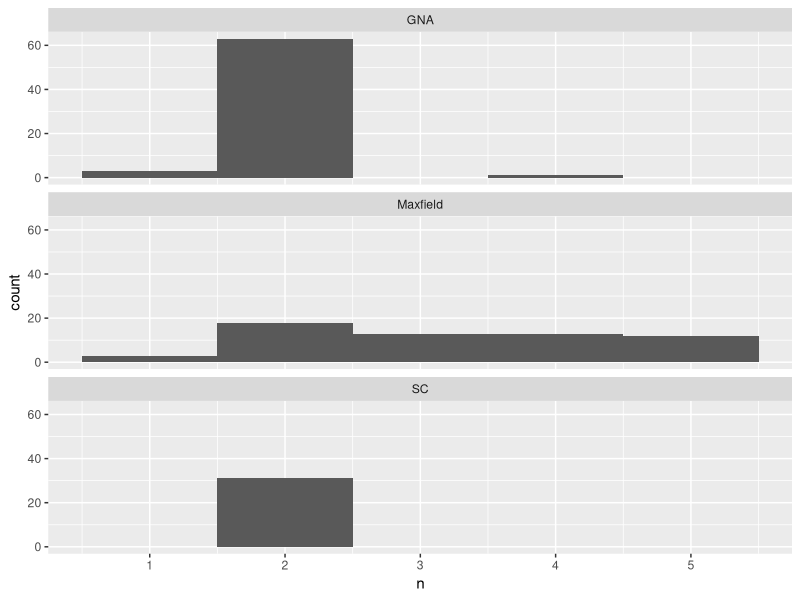
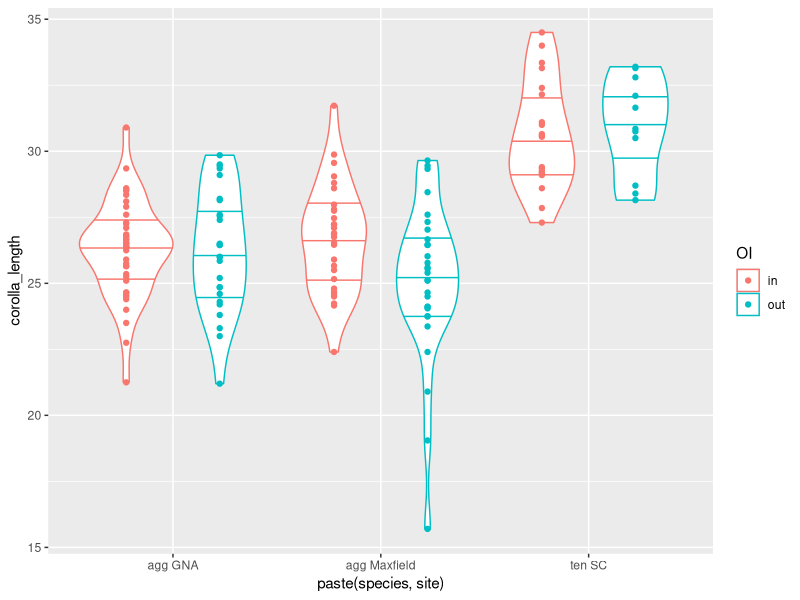

The R source for these figures, in order:
## ---- chunk 1
library(tidyverse)
library(lubridate)
library(knitr)
knitr::opts_chunk$set(comment="", cache=T, warning=F, message=F, 
                      fig.path = "plots-traits/", dev="svglite", dev.args=list(fix_text_size=FALSE), fig.height=8, fig.width=8)
## ---- chunk 2
census.maxf <- read_csv("data/traits/2021 Maxfield Rosettes - 2021OTCs.csv") %>% 
  mutate(across(c(plant, plot), as.character)) %>% 
  rename(OI = temp) %>% mutate(OI=fct_recode(OI, "out"="control", "in"="OTC"))

morph <- bind_rows(GNA=read_csv("data/traits/GNA floral traits - 2021.csv", na="."),
                SC=read_csv("data/traits/Spring Creek floral traits - 2021.csv", na="."), .id="site") %>% 
  rename(plantid = plant, OI = location, plotid=OTC) %>% 
  bind_rows(read_csv("data/traits/2021 Maxfield Floral Traits - Morphology21.csv") %>% 
              mutate(plant = as.character(plant), site="Maxfield") %>% 
              left_join(census.maxf) %>% drop_na(plot)) %>% 
  mutate(species = if_else(site=="SC", "ten", "agg"))

nectar <- read_csv("data/traits/2021 Maxfield Floral Traits - Nectar21.csv") %>% 
  mutate(across(c(plant), as.character)) %>% 
  left_join(census.maxf) %>% 
  mutate(nectar_volume=nectar_48_h_mm*5/32,
         nectar_sugar=nectar_volume*nectar_conc,
         plantid=paste0(plotid,plant))

ph21.raw <- read_csv("data/traits/2021 Maxfield Phenology - 2021.csv")%>% 
  mutate(plot = as.character(plot), 
         plotid = paste0(plot, subplot),
         plantid = paste0(plotid, plant),
         plant = as.character(plant),
         julian = yday(date),
         year="2021",
         height_cm=as.integer(as.character(height_cm)),
         open = rowSums(select(., starts_with("open")), na.rm=T),
         buds = rowSums(select(., starts_with("buds")), na.rm=T),
         eggs = rowSums(select(., starts_with("eggs")), na.rm=T)) %>% 
  left_join(census.maxf) %>% 
  mutate_if(is.character, as.factor) 

#take means for each plant
morph.mean <- morph %>% drop_na(corolla_length) %>% 
  group_by(species, site, OI, plotid, plantid) %>%
  summarize(across(c(corolla_length, corolla_width), mean, na.rm=T),
            n = n())
## ---- chunk 3
morph %>% drop_na(corolla_length) %>% count(site, plantid) %>% 
  ggplot(aes(x=n)) + geom_histogram(binwidth=1) + facet_wrap(vars(site), ncol=1)

ggplot(morph.mean, aes(x=paste(species, site), y=corolla_length, color=OI)) + 
  geom_violin(draw_quantiles=c(0.25, 0.5, 0.75)) + geom_point(position=position_dodge(width=0.9))
